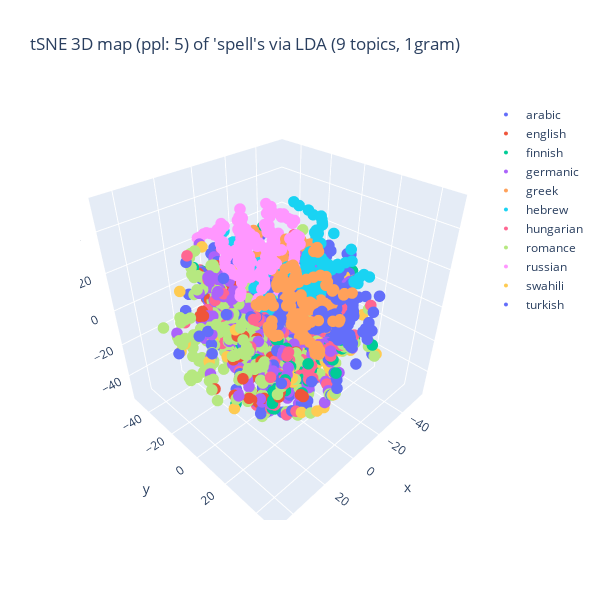
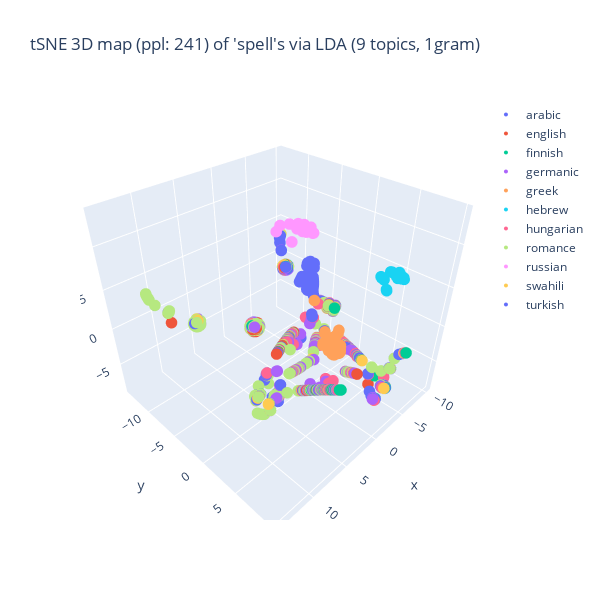
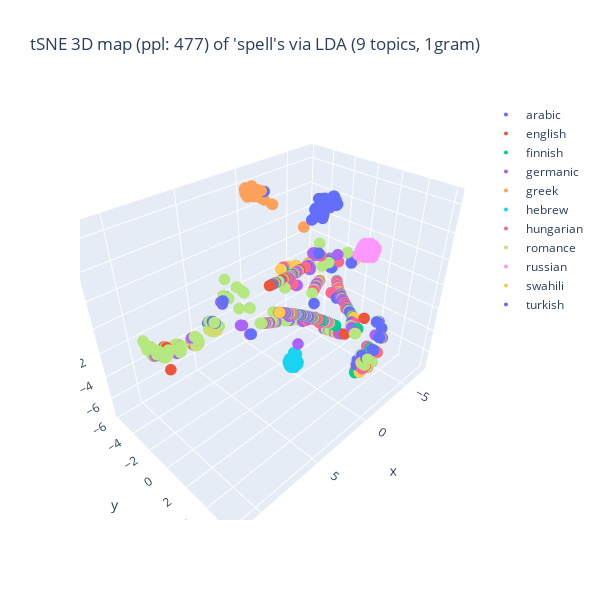
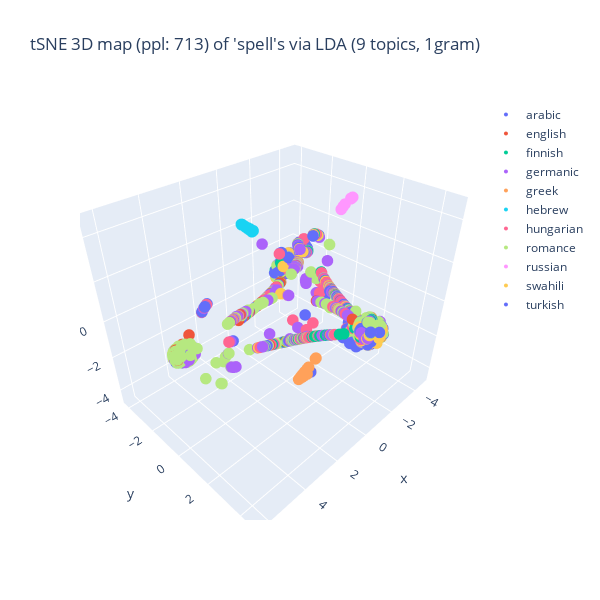

Notebook cell for these charts, in order:
### Markdown cell above
tSNE 結果の可視化 (Plotly を使った)

### Code cell
## tSNE の結果の可視化: Plotly を使った 3D 描画
import numpy as np
from sklearn.manifold import TSNE as tSNE

import plotly.express as pex
import plotly.graph_objects as go
import matplotlib.pyplot as plt

## tSNE のパラメターを設定
perplexity_max_val = round(len(tSNE_df)/4)
print(f"perplexity_max_val: {perplexity_max_val}")
#perplexity_increment = 120
divider = 5
perplexity_increment = round(perplexity_max_val/divider)
print(f"perplexity_increment: {perplexity_increment}")

## tSNE を段階的に実行
early_exit = False
for step, perplexity_val in enumerate(range(5, perplexity_max_val, perplexity_increment)):
    ## 早期終了の判定
    if early_exit:
        if step > 0:
            continue
    ## tSNE 事例の生成
    tSNE_3d_varied = tSNE(n_components = 3, random_state = 0, perplexity = perplexity_val,
                          n_iter = 1000)

    ## データに適用
    doc_enc = np.array(list(tSNE_df['enc']))
    doc_tSNE_3d_varied = tSNE_3d_varied.fit_transform(doc_enc)

    ## 色分けの単位を選択
    if color_lang_family:
        colored_var = 'family'
    else:
        colored_var = 'language'
    T = zip(doc_tSNE_3d_varied[:,0], doc_tSNE_3d_varied[:,1], doc_tSNE_3d_varied[:,2],
            tSNE_df[colored_var]) # zip(..)が必要
    df = pd.DataFrame(T, columns = ['D1', 'D2', 'D3', colored_var])
    ## 作図
    fig = go.Figure()
    for lang in np.unique(df[colored_var]):
        part = df[df[colored_var] == lang]
        fig.add_trace(
            go.Scatter3d(
                x = part['D1'], y = part['D2'], z = part['D3'],
                name = lang, mode = 'markers', marker = dict(size = 4),
                marker_colorscale = color_palette, # worked??
                showlegend = True
            )
        )
    ## 題の指定
    title_val = f"tSNE 3D map (ppl: {perplexity_val}) of '{doc_attr}'s via LDA ({n_topics} topics, {term_type})"
    fig.update_layout(title = dict(text = title_val),
                      autosize = False, width = 600, height = 600)
    fig.show()

### Figure 1 — Plotly figure (JSON) as saved in the notebook; plotly's stock layout.template omitted (floating-point values rounded to 4 significant figures; data arrays with more than 128 entries replaced by an {"elided": "..."} marker saying what was removed)
{"data": [{"marker": {"colorscale": [[0, "#FD3216"], [0.04348, "#00FE35"], [0.08696, "#6A76FC"], [0.1304, "#FED4C4"], [0.1739, "#FE00CE"], [0.2174, "#0DF9FF"], [0.2609, "#F6F926"], [0.3043, "#FF9616"], [0.3478, "#479B55"], [0.3913, "#EEA6FB"], [0.4348, "#DC587D"], [0.4783, "#D626FF"], [0.5217, "#6E899C"], [0.5652, "#00B5F7"], [0.6087, "#B68E00"], [0.6522, "#C9FBE5"], [0.6957, "#FF0092"], [0.7391, "#22FFA7"], [0.7826, "#E3EE9E"], [0.8261, "#86CE00"], [0.8696, "#BC7196"], [0.913, "#7E7DCD"], [0.9565, "#FC6955"], [1, "#E48F72"]], "size": 4}, "mode": "markers", "name": "arabic", "showlegend": true, "type": "scatter3d", "x": {"elided": "327 float values"}, "y": {"elided": "327 float values"}, "z": {"elided": "327 float values"}}, {"marker": {"colorscale": [[0, "#FD3216"], [0.04348, "#00FE35"], [0.08696, "#6A76FC"], [0.1304, "#FED4C4"], [0.1739, "#FE00CE"], [0.2174, "#0DF9FF"], [0.2609, "#F6F926"], [0.3043, "#FF9616"], [0.3478, "#479B55"], [0.3913, "#EEA6FB"], [0.4348, "#DC587D"], [0.4783, "#D626FF"], [0.5217, "#6E899C"], [0.5652, "#00B5F7"], [0.6087, "#B68E00"], [0.6522, "#C9FBE5"], [0.6957, "#FF0092"], [0.7391, "#22FFA7"], [0.7826, "#E3EE9E"], [0.8261, "#86CE00"], [0.8696, "#BC7196"], [0.913, "#7E7DCD"], [0.9565, "#FC6955"], [1, "#E48F72"]], "size": 4}, "mode": "markers", "name": "english", "showlegend": true, "type": "scatter3d", "x": {"elided": "296 float values"}, "y": {"elided": "296 float values"}, "z": {"elided": "296 float values"}}, {"marker": {"colorscale": [[0, "#FD3216"], [0.04348, "#00FE35"], [0.08696, "#6A76FC"], [0.1304, "#FED4C4"], [0.1739, "#FE00CE"], [0.2174, "#0DF9FF"], [0.2609, "#F6F926"], [0.3043, "#FF9616"], [0.3478, "#479B55"], [0.3913, "#EEA6FB"], [0.4348, "#DC587D"], [0.4783, "#D626FF"], [0.5217, "#6E899C"], [0.5652, "#00B5F7"], [0.6087, "#B68E00"], [0.6522, "#C9FBE5"], [0.6957, "#FF0092"], [0.7391, "#22FFA7"], [0.7826, "#E3EE9E"], [0.8261, "#86CE00"], [0.8696, "#BC7196"], [0.913, "#7E7DCD"], [0.9565, "#FC6955"], [1, "#E48F72"]], "size": 4}, "mode": "markers", "name": "finnish", "showlegend": true, "type": "scatter3d", "x": {"elided": "332 float values"}, "y": {"elided": "332 float values"}, "z": {"elided": "332 float values"}}, {"marker": {"colorscale": [[0, "#FD3216"], [0.04348, "#00FE35"], [0.08696, "#6A76FC"], [0.1304, "#FED4C4"], [0.1739, "#FE00CE"], [0.2174, "#0DF9FF"], [0.2609, "#F6F926"], [0.3043, "#FF9616"], [0.3478, "#479B55"], [0.3913, "#EEA6FB"], [0.4348, "#DC587D"], [0.4783, "#D626FF"], [0.5217, "#6E899C"], [0.5652, "#00B5F7"], [0.6087, "#B68E00"], [0.6522, "#C9FBE5"], [0.6957, "#FF0092"], [0.7391, "#22FFA7"], [0.7826, "#E3EE9E"], [0.8261, "#86CE00"], [0.8696, "#BC7196"], [0.913, "#7E7DCD"], [0.9565, "#FC6955"], [1, "#E48F72"]], "size": 4}, "mode": "markers", "name": "germanic", "showlegend": true, "type": "scatter3d", "x": {"elided": "814 float values"}, "y": {"elided": "814 float values"}, "z": {"elided": "814 float values"}}, {"marker": {"colorscale": [[0, "#FD3216"], [0.04348, "#00FE35"], [0.08696, "#6A76FC"], [0.1304, "#FED4C4"], [0.1739, "#FE00CE"], [0.2174, "#0DF9FF"], [0.2609, "#F6F926"], [0.3043, "#FF9616"], [0.3478, "#479B55"], [0.3913, "#EEA6FB"], [0.4348, "#DC587D"], [0.4783, "#D626FF"], [0.5217, "#6E899C"], [0.5652, "#00B5F7"], [0.6087, "#B68E00"], [0.6522, "#C9FBE5"], [0.6957, "#FF0092"], [0.7391, "#22FFA7"], [0.7826, "#E3EE9E"], [0.8261, "#86CE00"], [0.8696, "#BC7196"], [0.913, "#7E7DCD"], [0.9565, "#FC6955"], [1, "#E48F72"]], "size": 4}, "mode": "markers", "name": "greek", "showlegend": true, "type": "scatter3d", "x": {"elided": "305 float values"}, "y": {"elided": "305 float values"}, "z": {"elided": "305 float values"}}, {"marker": {"colorscale": [[0, "#FD3216"], [0.04348, "#00FE35"], [0.08696, "#6A76FC"], [0.1304, "#FED4C4"], [0.1739, "#FE00CE"], [0.2174, "#0DF9FF"], [0.2609, "#F6F926"], [0.3043, "#FF9616"], [0.3478, "#479B55"], [0.3913, "#EEA6FB"], [0.4348, "#DC587D"], [0.4783, "#D626FF"], [0.5217, "#6E899C"], [0.5652, "#00B5F7"], [0.6087, "#B68E00"], [0.6522, "#C9FBE5"], [0.6957, "#FF0092"], [0.7391, "#22FFA7"], [0.7826, "#E3EE9E"], [0.8261, "#86CE00"], [0.8696, "#BC7196"], [0.913, "#7E7DCD"], [0.9565, "#FC6955"], [1, "#E48F72"]], "size": 4}, "mode": "markers", "name": "hebrew", "showlegend": true, "type": "scatter3d", "x": {"elided": "299 float values"}, "y": {"elided": "299 float values"}, "z": {"elided": "299 float values"}}, {"marker": {"colorscale": [[0, "#FD3216"], [0.04348, "#00FE35"], [0.08696, "#6A76FC"], [0.1304, "#FED4C4"], [0.1739, "#FE00CE"], [0.2174, "#0DF9FF"], [0.2609, "#F6F926"], [0.3043, "#FF9616"], [0.3478, "#479B55"], [0.3913, "#EEA6FB"], [0.4348, "#DC587D"], [0.4783, "#D626FF"], [0.5217, "#6E899C"], [0.5652, "#00B5F7"], [0.6087, "#B68E00"], [0.6522, "#C9FBE5"], [0.6957, "#FF0092"], [0.7391, "#22FFA7"], [0.7826, "#E3EE9E"], [0.8261, "#86CE00"], [0.8696, "#BC7196"], [0.913, "#7E7DCD"], [0.9565, "#FC6955"], [1, "#E48F72"]], "size": 4}, "mode": "markers", "name": "hungarian", "showlegend": true, "type": "scatter3d", "x": {"elided": "327 float values"}, "y": {"elided": "327 float values"}, "z": {"elided": "327 float values"}}, {"marker": {"colorscale": [[0, "#FD3216"], [0.04348, "#00FE35"], [0.08696, "#6A76FC"], [0.1304, "#FED4C4"], [0.1739, "#FE00CE"], [0.2174, "#0DF9FF"], [0.2609, "#F6F926"], [0.3043, "#FF9616"], [0.3478, "#479B55"], [0.3913, "#EEA6FB"], [0.4348, "#DC587D"], [0.4783, "#D626FF"], [0.5217, "#6E899C"], [0.5652, "#00B5F7"], [0.6087, "#B68E00"], [0.6522, "#C9FBE5"], [0.6957, "#FF0092"], [0.7391, "#22FFA7"], [0.7826, "#E3EE9E"], [0.8261, "#86CE00"], [0.8696, "#BC7196"], [0.913, "#7E7DCD"], [0.9565, "#FC6955"], [1, "#E48F72"]], "size": 4}, "mode": "markers", "name": "romance", "showlegend": true, "type": "scatter3d", "x": {"elided": "1190 float values"}, "y": {"elided": "1190 float values"}, "z": {"elided": "1190 float values"}}, {"marker": {"colorscale": [[0, "#FD3216"], [0.04348, "#00FE35"], [0.08696, "#6A76FC"], [0.1304, "#FED4C4"], [0.1739, "#FE00CE"], [0.2174, "#0DF9FF"], [0.2609, "#F6F926"], [0.3043, "#FF9616"], [0.3478, "#479B55"], [0.3913, "#EEA6FB"], [0.4348, "#DC587D"], [0.4783, "#D626FF"], [0.5217, "#6E899C"], [0.5652, "#00B5F7"], [0.6087, "#B68E00"], [0.6522, "#C9FBE5"], [0.6957, "#FF0092"], [0.7391, "#22FFA7"], [0.7826, "#E3EE9E"], [0.8261, "#86CE00"], [0.8696, "#BC7196"], [0.913, "#7E7DCD"], [0.9565, "#FC6955"], [1, "#E48F72"]], "size": 4}, "mode": "markers", "name": "russian", "showlegend": true, "type": "scatter3d", "x": {"elided": "307 float values"}, "y": {"elided": "307 float values"}, "z": {"elided": "307 float values"}}, {"marker": {"colorscale": [[0, "#FD3216"], [0.04348, "#00FE35"], [0.08696, "#6A76FC"], [0.1304, "#FED4C4"], [0.1739, "#FE00CE"], [0.2174, "#0DF9FF"], [0.2609, "#F6F926"], [0.3043, "#FF9616"], [0.3478, "#479B55"], [0.3913, "#EEA6FB"], [0.4348, "#DC587D"], [0.4783, "#D626FF"], [0.5217, "#6E899C"], [0.5652, "#00B5F7"], [0.6087, "#B68E00"], [0.6522, "#C9FBE5"], [0.6957, "#FF0092"], [0.7391, "#22FFA7"], [0.7826, "#E3EE9E"], [0.8261, "#86CE00"], [0.8696, "#BC7196"], [0.913, "#7E7DCD"], [0.9565, "#FC6955"], [1, "#E48F72"]], "size": 4}, "mode": "markers", "name": "swahili", "showlegend": true, "type": "scatter3d", "x": {"elided": "226 float values"}, "y": {"elided": "226 float values"}, "z": {"elided": "226 float values"}}, {"marker": {"colorscale": [[0, "#FD3216"], [0.04348, "#00FE35"], [0.08696, "#6A76FC"], [0.1304, "#FED4C4"], [0.1739, "#FE00CE"], [0.2174, "#0DF9FF"], [0.2609, "#F6F926"], [0.3043, "#FF9616"], [0.3478, "#479B55"], [0.3913, "#EEA6FB"], [0.4348, "#DC587D"], [0.4783, "#D626FF"], [0.5217, "#6E899C"], [0.5652, "#00B5F7"], [0.6087, "#B68E00"], [0.6522, "#C9FBE5"], [0.6957, "#FF0092"], [0.7391, "#22FFA7"], [0.7826, "#E3EE9E"], [0.8261, "#86CE00"], [0.8696, "#BC7196"], [0.913, "#7E7DCD"], [0.9565, "#FC6955"], [1, "#E48F72"]], "size": 4}, "mode": "markers", "name": "turkish", "showlegend": true, "type": "scatter3d", "x": {"elided": "302 float values"}, "y": {"elided": "302 float values"}, "z": {"elided": "302 float values"}}], "layout": {"autosize": false, "height": 600, "title": {"text": "tSNE 3D map (ppl: 5) of 'spell's via LDA (9 topics, 1gram)"}, "width": 600}}

### Figure 2 — Plotly figure (JSON) as saved in the notebook; plotly's stock layout.template omitted (floating-point values rounded to 4 significant figures; data arrays with more than 128 entries replaced by an {"elided": "..."} marker saying what was removed)
{"data": [{"marker": {"colorscale": [[0, "#FD3216"], [0.04348, "#00FE35"], [0.08696, "#6A76FC"], [0.1304, "#FED4C4"], [0.1739, "#FE00CE"], [0.2174, "#0DF9FF"], [0.2609, "#F6F926"], [0.3043, "#FF9616"], [0.3478, "#479B55"], [0.3913, "#EEA6FB"], [0.4348, "#DC587D"], [0.4783, "#D626FF"], [0.5217, "#6E899C"], [0.5652, "#00B5F7"], [0.6087, "#B68E00"], [0.6522, "#C9FBE5"], [0.6957, "#FF0092"], [0.7391, "#22FFA7"], [0.7826, "#E3EE9E"], [0.8261, "#86CE00"], [0.8696, "#BC7196"], [0.913, "#7E7DCD"], [0.9565, "#FC6955"], [1, "#E48F72"]], "size": 4}, "mode": "markers", "name": "arabic", "showlegend": true, "type": "scatter3d", "x": {"elided": "327 float values"}, "y": {"elided": "327 float values"}, "z": {"elided": "327 float values"}}, {"marker": {"colorscale": [[0, "#FD3216"], [0.04348, "#00FE35"], [0.08696, "#6A76FC"], [0.1304, "#FED4C4"], [0.1739, "#FE00CE"], [0.2174, "#0DF9FF"], [0.2609, "#F6F926"], [0.3043, "#FF9616"], [0.3478, "#479B55"], [0.3913, "#EEA6FB"], [0.4348, "#DC587D"], [0.4783, "#D626FF"], [0.5217, "#6E899C"], [0.5652, "#00B5F7"], [0.6087, "#B68E00"], [0.6522, "#C9FBE5"], [0.6957, "#FF0092"], [0.7391, "#22FFA7"], [0.7826, "#E3EE9E"], [0.8261, "#86CE00"], [0.8696, "#BC7196"], [0.913, "#7E7DCD"], [0.9565, "#FC6955"], [1, "#E48F72"]], "size": 4}, "mode": "markers", "name": "english", "showlegend": true, "type": "scatter3d", "x": {"elided": "296 float values"}, "y": {"elided": "296 float values"}, "z": {"elided": "296 float values"}}, {"marker": {"colorscale": [[0, "#FD3216"], [0.04348, "#00FE35"], [0.08696, "#6A76FC"], [0.1304, "#FED4C4"], [0.1739, "#FE00CE"], [0.2174, "#0DF9FF"], [0.2609, "#F6F926"], [0.3043, "#FF9616"], [0.3478, "#479B55"], [0.3913, "#EEA6FB"], [0.4348, "#DC587D"], [0.4783, "#D626FF"], [0.5217, "#6E899C"], [0.5652, "#00B5F7"], [0.6087, "#B68E00"], [0.6522, "#C9FBE5"], [0.6957, "#FF0092"], [0.7391, "#22FFA7"], [0.7826, "#E3EE9E"], [0.8261, "#86CE00"], [0.8696, "#BC7196"], [0.913, "#7E7DCD"], [0.9565, "#FC6955"], [1, "#E48F72"]], "size": 4}, "mode": "markers", "name": "finnish", "showlegend": true, "type": "scatter3d", "x": {"elided": "332 float values"}, "y": {"elided": "332 float values"}, "z": {"elided": "332 float values"}}, {"marker": {"colorscale": [[0, "#FD3216"], [0.04348, "#00FE35"], [0.08696, "#6A76FC"], [0.1304, "#FED4C4"], [0.1739, "#FE00CE"], [0.2174, "#0DF9FF"], [0.2609, "#F6F926"], [0.3043, "#FF9616"], [0.3478, "#479B55"], [0.3913, "#EEA6FB"], [0.4348, "#DC587D"], [0.4783, "#D626FF"], [0.5217, "#6E899C"], [0.5652, "#00B5F7"], [0.6087, "#B68E00"], [0.6522, "#C9FBE5"], [0.6957, "#FF0092"], [0.7391, "#22FFA7"], [0.7826, "#E3EE9E"], [0.8261, "#86CE00"], [0.8696, "#BC7196"], [0.913, "#7E7DCD"], [0.9565, "#FC6955"], [1, "#E48F72"]], "size": 4}, "mode": "markers", "name": "germanic", "showlegend": true, "type": "scatter3d", "x": {"elided": "814 float values"}, "y": {"elided": "814 float values"}, "z": {"elided": "814 float values"}}, {"marker": {"colorscale": [[0, "#FD3216"], [0.04348, "#00FE35"], [0.08696, "#6A76FC"], [0.1304, "#FED4C4"], [0.1739, "#FE00CE"], [0.2174, "#0DF9FF"], [0.2609, "#F6F926"], [0.3043, "#FF9616"], [0.3478, "#479B55"], [0.3913, "#EEA6FB"], [0.4348, "#DC587D"], [0.4783, "#D626FF"], [0.5217, "#6E899C"], [0.5652, "#00B5F7"], [0.6087, "#B68E00"], [0.6522, "#C9FBE5"], [0.6957, "#FF0092"], [0.7391, "#22FFA7"], [0.7826, "#E3EE9E"], [0.8261, "#86CE00"], [0.8696, "#BC7196"], [0.913, "#7E7DCD"], [0.9565, "#FC6955"], [1, "#E48F72"]], "size": 4}, "mode": "markers", "name": "greek", "showlegend": true, "type": "scatter3d", "x": {"elided": "305 float values"}, "y": {"elided": "305 float values"}, "z": {"elided": "305 float values"}}, {"marker": {"colorscale": [[0, "#FD3216"], [0.04348, "#00FE35"], [0.08696, "#6A76FC"], [0.1304, "#FED4C4"], [0.1739, "#FE00CE"], [0.2174, "#0DF9FF"], [0.2609, "#F6F926"], [0.3043, "#FF9616"], [0.3478, "#479B55"], [0.3913, "#EEA6FB"], [0.4348, "#DC587D"], [0.4783, "#D626FF"], [0.5217, "#6E899C"], [0.5652, "#00B5F7"], [0.6087, "#B68E00"], [0.6522, "#C9FBE5"], [0.6957, "#FF0092"], [0.7391, "#22FFA7"], [0.7826, "#E3EE9E"], [0.8261, "#86CE00"], [0.8696, "#BC7196"], [0.913, "#7E7DCD"], [0.9565, "#FC6955"], [1, "#E48F72"]], "size": 4}, "mode": "markers", "name": "hebrew", "showlegend": true, "type": "scatter3d", "x": {"elided": "299 float values"}, "y": {"elided": "299 float values"}, "z": {"elided": "299 float values"}}, {"marker": {"colorscale": [[0, "#FD3216"], [0.04348, "#00FE35"], [0.08696, "#6A76FC"], [0.1304, "#FED4C4"], [0.1739, "#FE00CE"], [0.2174, "#0DF9FF"], [0.2609, "#F6F926"], [0.3043, "#FF9616"], [0.3478, "#479B55"], [0.3913, "#EEA6FB"], [0.4348, "#DC587D"], [0.4783, "#D626FF"], [0.5217, "#6E899C"], [0.5652, "#00B5F7"], [0.6087, "#B68E00"], [0.6522, "#C9FBE5"], [0.6957, "#FF0092"], [0.7391, "#22FFA7"], [0.7826, "#E3EE9E"], [0.8261, "#86CE00"], [0.8696, "#BC7196"], [0.913, "#7E7DCD"], [0.9565, "#FC6955"], [1, "#E48F72"]], "size": 4}, "mode": "markers", "name": "hungarian", "showlegend": true, "type": "scatter3d", "x": {"elided": "327 float values"}, "y": {"elided": "327 float values"}, "z": {"elided": "327 float values"}}, {"marker": {"colorscale": [[0, "#FD3216"], [0.04348, "#00FE35"], [0.08696, "#6A76FC"], [0.1304, "#FED4C4"], [0.1739, "#FE00CE"], [0.2174, "#0DF9FF"], [0.2609, "#F6F926"], [0.3043, "#FF9616"], [0.3478, "#479B55"], [0.3913, "#EEA6FB"], [0.4348, "#DC587D"], [0.4783, "#D626FF"], [0.5217, "#6E899C"], [0.5652, "#00B5F7"], [0.6087, "#B68E00"], [0.6522, "#C9FBE5"], [0.6957, "#FF0092"], [0.7391, "#22FFA7"], [0.7826, "#E3EE9E"], [0.8261, "#86CE00"], [0.8696, "#BC7196"], [0.913, "#7E7DCD"], [0.9565, "#FC6955"], [1, "#E48F72"]], "size": 4}, "mode": "markers", "name": "romance", "showlegend": true, "type": "scatter3d", "x": {"elided": "1190 float values"}, "y": {"elided": "1190 float values"}, "z": {"elided": "1190 float values"}}, {"marker": {"colorscale": [[0, "#FD3216"], [0.04348, "#00FE35"], [0.08696, "#6A76FC"], [0.1304, "#FED4C4"], [0.1739, "#FE00CE"], [0.2174, "#0DF9FF"], [0.2609, "#F6F926"], [0.3043, "#FF9616"], [0.3478, "#479B55"], [0.3913, "#EEA6FB"], [0.4348, "#DC587D"], [0.4783, "#D626FF"], [0.5217, "#6E899C"], [0.5652, "#00B5F7"], [0.6087, "#B68E00"], [0.6522, "#C9FBE5"], [0.6957, "#FF0092"], [0.7391, "#22FFA7"], [0.7826, "#E3EE9E"], [0.8261, "#86CE00"], [0.8696, "#BC7196"], [0.913, "#7E7DCD"], [0.9565, "#FC6955"], [1, "#E48F72"]], "size": 4}, "mode": "markers", "name": "russian", "showlegend": true, "type": "scatter3d", "x": {"elided": "307 float values"}, "y": {"elided": "307 float values"}, "z": {"elided": "307 float values"}}, {"marker": {"colorscale": [[0, "#FD3216"], [0.04348, "#00FE35"], [0.08696, "#6A76FC"], [0.1304, "#FED4C4"], [0.1739, "#FE00CE"], [0.2174, "#0DF9FF"], [0.2609, "#F6F926"], [0.3043, "#FF9616"], [0.3478, "#479B55"], [0.3913, "#EEA6FB"], [0.4348, "#DC587D"], [0.4783, "#D626FF"], [0.5217, "#6E899C"], [0.5652, "#00B5F7"], [0.6087, "#B68E00"], [0.6522, "#C9FBE5"], [0.6957, "#FF0092"], [0.7391, "#22FFA7"], [0.7826, "#E3EE9E"], [0.8261, "#86CE00"], [0.8696, "#BC7196"], [0.913, "#7E7DCD"], [0.9565, "#FC6955"], [1, "#E48F72"]], "size": 4}, "mode": "markers", "name": "swahili", "showlegend": true, "type": "scatter3d", "x": {"elided": "226 float values"}, "y": {"elided": "226 float values"}, "z": {"elided": "226 float values"}}, {"marker": {"colorscale": [[0, "#FD3216"], [0.04348, "#00FE35"], [0.08696, "#6A76FC"], [0.1304, "#FED4C4"], [0.1739, "#FE00CE"], [0.2174, "#0DF9FF"], [0.2609, "#F6F926"], [0.3043, "#FF9616"], [0.3478, "#479B55"], [0.3913, "#EEA6FB"], [0.4348, "#DC587D"], [0.4783, "#D626FF"], [0.5217, "#6E899C"], [0.5652, "#00B5F7"], [0.6087, "#B68E00"], [0.6522, "#C9FBE5"], [0.6957, "#FF0092"], [0.7391, "#22FFA7"], [0.7826, "#E3EE9E"], [0.8261, "#86CE00"], [0.8696, "#BC7196"], [0.913, "#7E7DCD"], [0.9565, "#FC6955"], [1, "#E48F72"]], "size": 4}, "mode": "markers", "name": "turkish", "showlegend": true, "type": "scatter3d", "x": {"elided": "302 float values"}, "y": {"elided": "302 float values"}, "z": {"elided": "302 float values"}}], "layout": {"autosize": false, "height": 600, "title": {"text": "tSNE 3D map (ppl: 241) of 'spell's via LDA (9 topics, 1gram)"}, "width": 600}}

### Figure 3 — Plotly figure (JSON) as saved in the notebook; plotly's stock layout.template omitted (floating-point values rounded to 4 significant figures; data arrays with more than 128 entries replaced by an {"elided": "..."} marker saying what was removed)
{"data": [{"marker": {"colorscale": [[0, "#FD3216"], [0.04348, "#00FE35"], [0.08696, "#6A76FC"], [0.1304, "#FED4C4"], [0.1739, "#FE00CE"], [0.2174, "#0DF9FF"], [0.2609, "#F6F926"], [0.3043, "#FF9616"], [0.3478, "#479B55"], [0.3913, "#EEA6FB"], [0.4348, "#DC587D"], [0.4783, "#D626FF"], [0.5217, "#6E899C"], [0.5652, "#00B5F7"], [0.6087, "#B68E00"], [0.6522, "#C9FBE5"], [0.6957, "#FF0092"], [0.7391, "#22FFA7"], [0.7826, "#E3EE9E"], [0.8261, "#86CE00"], [0.8696, "#BC7196"], [0.913, "#7E7DCD"], [0.9565, "#FC6955"], [1, "#E48F72"]], "size": 4}, "mode": "markers", "name": "arabic", "showlegend": true, "type": "scatter3d", "x": {"elided": "327 float values"}, "y": {"elided": "327 float values"}, "z": {"elided": "327 float values"}}, {"marker": {"colorscale": [[0, "#FD3216"], [0.04348, "#00FE35"], [0.08696, "#6A76FC"], [0.1304, "#FED4C4"], [0.1739, "#FE00CE"], [0.2174, "#0DF9FF"], [0.2609, "#F6F926"], [0.3043, "#FF9616"], [0.3478, "#479B55"], [0.3913, "#EEA6FB"], [0.4348, "#DC587D"], [0.4783, "#D626FF"], [0.5217, "#6E899C"], [0.5652, "#00B5F7"], [0.6087, "#B68E00"], [0.6522, "#C9FBE5"], [0.6957, "#FF0092"], [0.7391, "#22FFA7"], [0.7826, "#E3EE9E"], [0.8261, "#86CE00"], [0.8696, "#BC7196"], [0.913, "#7E7DCD"], [0.9565, "#FC6955"], [1, "#E48F72"]], "size": 4}, "mode": "markers", "name": "english", "showlegend": true, "type": "scatter3d", "x": {"elided": "296 float values"}, "y": {"elided": "296 float values"}, "z": {"elided": "296 float values"}}, {"marker": {"colorscale": [[0, "#FD3216"], [0.04348, "#00FE35"], [0.08696, "#6A76FC"], [0.1304, "#FED4C4"], [0.1739, "#FE00CE"], [0.2174, "#0DF9FF"], [0.2609, "#F6F926"], [0.3043, "#FF9616"], [0.3478, "#479B55"], [0.3913, "#EEA6FB"], [0.4348, "#DC587D"], [0.4783, "#D626FF"], [0.5217, "#6E899C"], [0.5652, "#00B5F7"], [0.6087, "#B68E00"], [0.6522, "#C9FBE5"], [0.6957, "#FF0092"], [0.7391, "#22FFA7"], [0.7826, "#E3EE9E"], [0.8261, "#86CE00"], [0.8696, "#BC7196"], [0.913, "#7E7DCD"], [0.9565, "#FC6955"], [1, "#E48F72"]], "size": 4}, "mode": "markers", "name": "finnish", "showlegend": true, "type": "scatter3d", "x": {"elided": "332 float values"}, "y": {"elided": "332 float values"}, "z": {"elided": "332 float values"}}, {"marker": {"colorscale": [[0, "#FD3216"], [0.04348, "#00FE35"], [0.08696, "#6A76FC"], [0.1304, "#FED4C4"], [0.1739, "#FE00CE"], [0.2174, "#0DF9FF"], [0.2609, "#F6F926"], [0.3043, "#FF9616"], [0.3478, "#479B55"], [0.3913, "#EEA6FB"], [0.4348, "#DC587D"], [0.4783, "#D626FF"], [0.5217, "#6E899C"], [0.5652, "#00B5F7"], [0.6087, "#B68E00"], [0.6522, "#C9FBE5"], [0.6957, "#FF0092"], [0.7391, "#22FFA7"], [0.7826, "#E3EE9E"], [0.8261, "#86CE00"], [0.8696, "#BC7196"], [0.913, "#7E7DCD"], [0.9565, "#FC6955"], [1, "#E48F72"]], "size": 4}, "mode": "markers", "name": "germanic", "showlegend": true, "type": "scatter3d", "x": {"elided": "814 float values"}, "y": {"elided": "814 float values"}, "z": {"elided": "814 float values"}}, {"marker": {"colorscale": [[0, "#FD3216"], [0.04348, "#00FE35"], [0.08696, "#6A76FC"], [0.1304, "#FED4C4"], [0.1739, "#FE00CE"], [0.2174, "#0DF9FF"], [0.2609, "#F6F926"], [0.3043, "#FF9616"], [0.3478, "#479B55"], [0.3913, "#EEA6FB"], [0.4348, "#DC587D"], [0.4783, "#D626FF"], [0.5217, "#6E899C"], [0.5652, "#00B5F7"], [0.6087, "#B68E00"], [0.6522, "#C9FBE5"], [0.6957, "#FF0092"], [0.7391, "#22FFA7"], [0.7826, "#E3EE9E"], [0.8261, "#86CE00"], [0.8696, "#BC7196"], [0.913, "#7E7DCD"], [0.9565, "#FC6955"], [1, "#E48F72"]], "size": 4}, "mode": "markers", "name": "greek", "showlegend": true, "type": "scatter3d", "x": {"elided": "305 float values"}, "y": {"elided": "305 float values"}, "z": {"elided": "305 float values"}}, {"marker": {"colorscale": [[0, "#FD3216"], [0.04348, "#00FE35"], [0.08696, "#6A76FC"], [0.1304, "#FED4C4"], [0.1739, "#FE00CE"], [0.2174, "#0DF9FF"], [0.2609, "#F6F926"], [0.3043, "#FF9616"], [0.3478, "#479B55"], [0.3913, "#EEA6FB"], [0.4348, "#DC587D"], [0.4783, "#D626FF"], [0.5217, "#6E899C"], [0.5652, "#00B5F7"], [0.6087, "#B68E00"], [0.6522, "#C9FBE5"], [0.6957, "#FF0092"], [0.7391, "#22FFA7"], [0.7826, "#E3EE9E"], [0.8261, "#86CE00"], [0.8696, "#BC7196"], [0.913, "#7E7DCD"], [0.9565, "#FC6955"], [1, "#E48F72"]], "size": 4}, "mode": "markers", "name": "hebrew", "showlegend": true, "type": "scatter3d", "x": {"elided": "299 float values"}, "y": {"elided": "299 float values"}, "z": {"elided": "299 float values"}}, {"marker": {"colorscale": [[0, "#FD3216"], [0.04348, "#00FE35"], [0.08696, "#6A76FC"], [0.1304, "#FED4C4"], [0.1739, "#FE00CE"], [0.2174, "#0DF9FF"], [0.2609, "#F6F926"], [0.3043, "#FF9616"], [0.3478, "#479B55"], [0.3913, "#EEA6FB"], [0.4348, "#DC587D"], [0.4783, "#D626FF"], [0.5217, "#6E899C"], [0.5652, "#00B5F7"], [0.6087, "#B68E00"], [0.6522, "#C9FBE5"], [0.6957, "#FF0092"], [0.7391, "#22FFA7"], [0.7826, "#E3EE9E"], [0.8261, "#86CE00"], [0.8696, "#BC7196"], [0.913, "#7E7DCD"], [0.9565, "#FC6955"], [1, "#E48F72"]], "size": 4}, "mode": "markers", "name": "hungarian", "showlegend": true, "type": "scatter3d", "x": {"elided": "327 float values"}, "y": {"elided": "327 float values"}, "z": {"elided": "327 float values"}}, {"marker": {"colorscale": [[0, "#FD3216"], [0.04348, "#00FE35"], [0.08696, "#6A76FC"], [0.1304, "#FED4C4"], [0.1739, "#FE00CE"], [0.2174, "#0DF9FF"], [0.2609, "#F6F926"], [0.3043, "#FF9616"], [0.3478, "#479B55"], [0.3913, "#EEA6FB"], [0.4348, "#DC587D"], [0.4783, "#D626FF"], [0.5217, "#6E899C"], [0.5652, "#00B5F7"], [0.6087, "#B68E00"], [0.6522, "#C9FBE5"], [0.6957, "#FF0092"], [0.7391, "#22FFA7"], [0.7826, "#E3EE9E"], [0.8261, "#86CE00"], [0.8696, "#BC7196"], [0.913, "#7E7DCD"], [0.9565, "#FC6955"], [1, "#E48F72"]], "size": 4}, "mode": "markers", "name": "romance", "showlegend": true, "type": "scatter3d", "x": {"elided": "1190 float values"}, "y": {"elided": "1190 float values"}, "z": {"elided": "1190 float values"}}, {"marker": {"colorscale": [[0, "#FD3216"], [0.04348, "#00FE35"], [0.08696, "#6A76FC"], [0.1304, "#FED4C4"], [0.1739, "#FE00CE"], [0.2174, "#0DF9FF"], [0.2609, "#F6F926"], [0.3043, "#FF9616"], [0.3478, "#479B55"], [0.3913, "#EEA6FB"], [0.4348, "#DC587D"], [0.4783, "#D626FF"], [0.5217, "#6E899C"], [0.5652, "#00B5F7"], [0.6087, "#B68E00"], [0.6522, "#C9FBE5"], [0.6957, "#FF0092"], [0.7391, "#22FFA7"], [0.7826, "#E3EE9E"], [0.8261, "#86CE00"], [0.8696, "#BC7196"], [0.913, "#7E7DCD"], [0.9565, "#FC6955"], [1, "#E48F72"]], "size": 4}, "mode": "markers", "name": "russian", "showlegend": true, "type": "scatter3d", "x": {"elided": "307 float values"}, "y": {"elided": "307 float values"}, "z": {"elided": "307 float values"}}, {"marker": {"colorscale": [[0, "#FD3216"], [0.04348, "#00FE35"], [0.08696, "#6A76FC"], [0.1304, "#FED4C4"], [0.1739, "#FE00CE"], [0.2174, "#0DF9FF"], [0.2609, "#F6F926"], [0.3043, "#FF9616"], [0.3478, "#479B55"], [0.3913, "#EEA6FB"], [0.4348, "#DC587D"], [0.4783, "#D626FF"], [0.5217, "#6E899C"], [0.5652, "#00B5F7"], [0.6087, "#B68E00"], [0.6522, "#C9FBE5"], [0.6957, "#FF0092"], [0.7391, "#22FFA7"], [0.7826, "#E3EE9E"], [0.8261, "#86CE00"], [0.8696, "#BC7196"], [0.913, "#7E7DCD"], [0.9565, "#FC6955"], [1, "#E48F72"]], "size": 4}, "mode": "markers", "name": "swahili", "showlegend": true, "type": "scatter3d", "x": {"elided": "226 float values"}, "y": {"elided": "226 float values"}, "z": {"elided": "226 float values"}}, {"marker": {"colorscale": [[0, "#FD3216"], [0.04348, "#00FE35"], [0.08696, "#6A76FC"], [0.1304, "#FED4C4"], [0.1739, "#FE00CE"], [0.2174, "#0DF9FF"], [0.2609, "#F6F926"], [0.3043, "#FF9616"], [0.3478, "#479B55"], [0.3913, "#EEA6FB"], [0.4348, "#DC587D"], [0.4783, "#D626FF"], [0.5217, "#6E899C"], [0.5652, "#00B5F7"], [0.6087, "#B68E00"], [0.6522, "#C9FBE5"], [0.6957, "#FF0092"], [0.7391, "#22FFA7"], [0.7826, "#E3EE9E"], [0.8261, "#86CE00"], [0.8696, "#BC7196"], [0.913, "#7E7DCD"], [0.9565, "#FC6955"], [1, "#E48F72"]], "size": 4}, "mode": "markers", "name": "turkish", "showlegend": true, "type": "scatter3d", "x": {"elided": "302 float values"}, "y": {"elided": "302 float values"}, "z": {"elided": "302 float values"}}], "layout": {"autosize": false, "height": 600, "title": {"text": "tSNE 3D map (ppl: 477) of 'spell's via LDA (9 topics, 1gram)"}, "width": 600}}

### Figure 4 — Plotly figure (JSON) as saved in the notebook; plotly's stock layout.template omitted (floating-point values rounded to 4 significant figures; data arrays with more than 128 entries replaced by an {"elided": "..."} marker saying what was removed)
{"data": [{"marker": {"colorscale": [[0, "#FD3216"], [0.04348, "#00FE35"], [0.08696, "#6A76FC"], [0.1304, "#FED4C4"], [0.1739, "#FE00CE"], [0.2174, "#0DF9FF"], [0.2609, "#F6F926"], [0.3043, "#FF9616"], [0.3478, "#479B55"], [0.3913, "#EEA6FB"], [0.4348, "#DC587D"], [0.4783, "#D626FF"], [0.5217, "#6E899C"], [0.5652, "#00B5F7"], [0.6087, "#B68E00"], [0.6522, "#C9FBE5"], [0.6957, "#FF0092"], [0.7391, "#22FFA7"], [0.7826, "#E3EE9E"], [0.8261, "#86CE00"], [0.8696, "#BC7196"], [0.913, "#7E7DCD"], [0.9565, "#FC6955"], [1, "#E48F72"]], "size": 4}, "mode": "markers", "name": "arabic", "showlegend": true, "type": "scatter3d", "x": {"elided": "327 float values"}, "y": {"elided": "327 float values"}, "z": {"elided": "327 float values"}}, {"marker": {"colorscale": [[0, "#FD3216"], [0.04348, "#00FE35"], [0.08696, "#6A76FC"], [0.1304, "#FED4C4"], [0.1739, "#FE00CE"], [0.2174, "#0DF9FF"], [0.2609, "#F6F926"], [0.3043, "#FF9616"], [0.3478, "#479B55"], [0.3913, "#EEA6FB"], [0.4348, "#DC587D"], [0.4783, "#D626FF"], [0.5217, "#6E899C"], [0.5652, "#00B5F7"], [0.6087, "#B68E00"], [0.6522, "#C9FBE5"], [0.6957, "#FF0092"], [0.7391, "#22FFA7"], [0.7826, "#E3EE9E"], [0.8261, "#86CE00"], [0.8696, "#BC7196"], [0.913, "#7E7DCD"], [0.9565, "#FC6955"], [1, "#E48F72"]], "size": 4}, "mode": "markers", "name": "english", "showlegend": true, "type": "scatter3d", "x": {"elided": "296 float values"}, "y": {"elided": "296 float values"}, "z": {"elided": "296 float values"}}, {"marker": {"colorscale": [[0, "#FD3216"], [0.04348, "#00FE35"], [0.08696, "#6A76FC"], [0.1304, "#FED4C4"], [0.1739, "#FE00CE"], [0.2174, "#0DF9FF"], [0.2609, "#F6F926"], [0.3043, "#FF9616"], [0.3478, "#479B55"], [0.3913, "#EEA6FB"], [0.4348, "#DC587D"], [0.4783, "#D626FF"], [0.5217, "#6E899C"], [0.5652, "#00B5F7"], [0.6087, "#B68E00"], [0.6522, "#C9FBE5"], [0.6957, "#FF0092"], [0.7391, "#22FFA7"], [0.7826, "#E3EE9E"], [0.8261, "#86CE00"], [0.8696, "#BC7196"], [0.913, "#7E7DCD"], [0.9565, "#FC6955"], [1, "#E48F72"]], "size": 4}, "mode": "markers", "name": "finnish", "showlegend": true, "type": "scatter3d", "x": {"elided": "332 float values"}, "y": {"elided": "332 float values"}, "z": {"elided": "332 float values"}}, {"marker": {"colorscale": [[0, "#FD3216"], [0.04348, "#00FE35"], [0.08696, "#6A76FC"], [0.1304, "#FED4C4"], [0.1739, "#FE00CE"], [0.2174, "#0DF9FF"], [0.2609, "#F6F926"], [0.3043, "#FF9616"], [0.3478, "#479B55"], [0.3913, "#EEA6FB"], [0.4348, "#DC587D"], [0.4783, "#D626FF"], [0.5217, "#6E899C"], [0.5652, "#00B5F7"], [0.6087, "#B68E00"], [0.6522, "#C9FBE5"], [0.6957, "#FF0092"], [0.7391, "#22FFA7"], [0.7826, "#E3EE9E"], [0.8261, "#86CE00"], [0.8696, "#BC7196"], [0.913, "#7E7DCD"], [0.9565, "#FC6955"], [1, "#E48F72"]], "size": 4}, "mode": "markers", "name": "germanic", "showlegend": true, "type": "scatter3d", "x": {"elided": "814 float values"}, "y": {"elided": "814 float values"}, "z": {"elided": "814 float values"}}, {"marker": {"colorscale": [[0, "#FD3216"], [0.04348, "#00FE35"], [0.08696, "#6A76FC"], [0.1304, "#FED4C4"], [0.1739, "#FE00CE"], [0.2174, "#0DF9FF"], [0.2609, "#F6F926"], [0.3043, "#FF9616"], [0.3478, "#479B55"], [0.3913, "#EEA6FB"], [0.4348, "#DC587D"], [0.4783, "#D626FF"], [0.5217, "#6E899C"], [0.5652, "#00B5F7"], [0.6087, "#B68E00"], [0.6522, "#C9FBE5"], [0.6957, "#FF0092"], [0.7391, "#22FFA7"], [0.7826, "#E3EE9E"], [0.8261, "#86CE00"], [0.8696, "#BC7196"], [0.913, "#7E7DCD"], [0.9565, "#FC6955"], [1, "#E48F72"]], "size": 4}, "mode": "markers", "name": "greek", "showlegend": true, "type": "scatter3d", "x": {"elided": "305 float values"}, "y": {"elided": "305 float values"}, "z": {"elided": "305 float values"}}, {"marker": {"colorscale": [[0, "#FD3216"], [0.04348, "#00FE35"], [0.08696, "#6A76FC"], [0.1304, "#FED4C4"], [0.1739, "#FE00CE"], [0.2174, "#0DF9FF"], [0.2609, "#F6F926"], [0.3043, "#FF9616"], [0.3478, "#479B55"], [0.3913, "#EEA6FB"], [0.4348, "#DC587D"], [0.4783, "#D626FF"], [0.5217, "#6E899C"], [0.5652, "#00B5F7"], [0.6087, "#B68E00"], [0.6522, "#C9FBE5"], [0.6957, "#FF0092"], [0.7391, "#22FFA7"], [0.7826, "#E3EE9E"], [0.8261, "#86CE00"], [0.8696, "#BC7196"], [0.913, "#7E7DCD"], [0.9565, "#FC6955"], [1, "#E48F72"]], "size": 4}, "mode": "markers", "name": "hebrew", "showlegend": true, "type": "scatter3d", "x": {"elided": "299 float values"}, "y": {"elided": "299 float values"}, "z": {"elided": "299 float values"}}, {"marker": {"colorscale": [[0, "#FD3216"], [0.04348, "#00FE35"], [0.08696, "#6A76FC"], [0.1304, "#FED4C4"], [0.1739, "#FE00CE"], [0.2174, "#0DF9FF"], [0.2609, "#F6F926"], [0.3043, "#FF9616"], [0.3478, "#479B55"], [0.3913, "#EEA6FB"], [0.4348, "#DC587D"], [0.4783, "#D626FF"], [0.5217, "#6E899C"], [0.5652, "#00B5F7"], [0.6087, "#B68E00"], [0.6522, "#C9FBE5"], [0.6957, "#FF0092"], [0.7391, "#22FFA7"], [0.7826, "#E3EE9E"], [0.8261, "#86CE00"], [0.8696, "#BC7196"], [0.913, "#7E7DCD"], [0.9565, "#FC6955"], [1, "#E48F72"]], "size": 4}, "mode": "markers", "name": "hungarian", "showlegend": true, "type": "scatter3d", "x": {"elided": "327 float values"}, "y": {"elided": "327 float values"}, "z": {"elided": "327 float values"}}, {"marker": {"colorscale": [[0, "#FD3216"], [0.04348, "#00FE35"], [0.08696, "#6A76FC"], [0.1304, "#FED4C4"], [0.1739, "#FE00CE"], [0.2174, "#0DF9FF"], [0.2609, "#F6F926"], [0.3043, "#FF9616"], [0.3478, "#479B55"], [0.3913, "#EEA6FB"], [0.4348, "#DC587D"], [0.4783, "#D626FF"], [0.5217, "#6E899C"], [0.5652, "#00B5F7"], [0.6087, "#B68E00"], [0.6522, "#C9FBE5"], [0.6957, "#FF0092"], [0.7391, "#22FFA7"], [0.7826, "#E3EE9E"], [0.8261, "#86CE00"], [0.8696, "#BC7196"], [0.913, "#7E7DCD"], [0.9565, "#FC6955"], [1, "#E48F72"]], "size": 4}, "mode": "markers", "name": "romance", "showlegend": true, "type": "scatter3d", "x": {"elided": "1190 float values"}, "y": {"elided": "1190 float values"}, "z": {"elided": "1190 float values"}}, {"marker": {"colorscale": [[0, "#FD3216"], [0.04348, "#00FE35"], [0.08696, "#6A76FC"], [0.1304, "#FED4C4"], [0.1739, "#FE00CE"], [0.2174, "#0DF9FF"], [0.2609, "#F6F926"], [0.3043, "#FF9616"], [0.3478, "#479B55"], [0.3913, "#EEA6FB"], [0.4348, "#DC587D"], [0.4783, "#D626FF"], [0.5217, "#6E899C"], [0.5652, "#00B5F7"], [0.6087, "#B68E00"], [0.6522, "#C9FBE5"], [0.6957, "#FF0092"], [0.7391, "#22FFA7"], [0.7826, "#E3EE9E"], [0.8261, "#86CE00"], [0.8696, "#BC7196"], [0.913, "#7E7DCD"], [0.9565, "#FC6955"], [1, "#E48F72"]], "size": 4}, "mode": "markers", "name": "russian", "showlegend": true, "type": "scatter3d", "x": {"elided": "307 float values"}, "y": {"elided": "307 float values"}, "z": {"elided": "307 float values"}}, {"marker": {"colorscale": [[0, "#FD3216"], [0.04348, "#00FE35"], [0.08696, "#6A76FC"], [0.1304, "#FED4C4"], [0.1739, "#FE00CE"], [0.2174, "#0DF9FF"], [0.2609, "#F6F926"], [0.3043, "#FF9616"], [0.3478, "#479B55"], [0.3913, "#EEA6FB"], [0.4348, "#DC587D"], [0.4783, "#D626FF"], [0.5217, "#6E899C"], [0.5652, "#00B5F7"], [0.6087, "#B68E00"], [0.6522, "#C9FBE5"], [0.6957, "#FF0092"], [0.7391, "#22FFA7"], [0.7826, "#E3EE9E"], [0.8261, "#86CE00"], [0.8696, "#BC7196"], [0.913, "#7E7DCD"], [0.9565, "#FC6955"], [1, "#E48F72"]], "size": 4}, "mode": "markers", "name": "swahili", "showlegend": true, "type": "scatter3d", "x": {"elided": "226 float values"}, "y": {"elided": "226 float values"}, "z": {"elided": "226 float values"}}, {"marker": {"colorscale": [[0, "#FD3216"], [0.04348, "#00FE35"], [0.08696, "#6A76FC"], [0.1304, "#FED4C4"], [0.1739, "#FE00CE"], [0.2174, "#0DF9FF"], [0.2609, "#F6F926"], [0.3043, "#FF9616"], [0.3478, "#479B55"], [0.3913, "#EEA6FB"], [0.4348, "#DC587D"], [0.4783, "#D626FF"], [0.5217, "#6E899C"], [0.5652, "#00B5F7"], [0.6087, "#B68E00"], [0.6522, "#C9FBE5"], [0.6957, "#FF0092"], [0.7391, "#22FFA7"], [0.7826, "#E3EE9E"], [0.8261, "#86CE00"], [0.8696, "#BC7196"], [0.913, "#7E7DCD"], [0.9565, "#FC6955"], [1, "#E48F72"]], "size": 4}, "mode": "markers", "name": "turkish", "showlegend": true, "type": "scatter3d", "x": {"elided": "302 float values"}, "y": {"elided": "302 float values"}, "z": {"elided": "302 float values"}}], "layout": {"autosize": false, "height": 600, "title": {"text": "tSNE 3D map (ppl: 713) of 'spell's via LDA (9 topics, 1gram)"}, "width": 600}}
